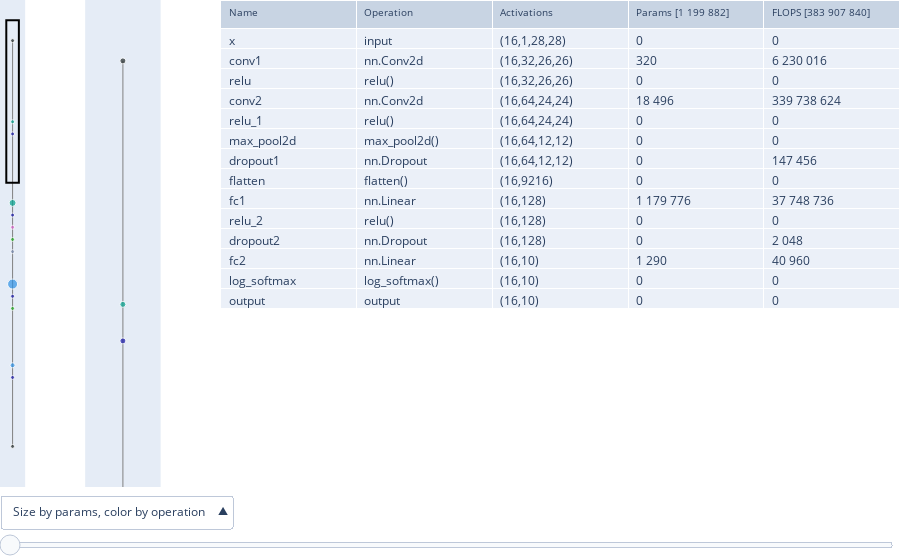

This figure's notebook cell:
### Code cell
mav.show_figure(add_table=True, add_slider=True, add_overview=True, num_levels_displayed=2)

### Figure 1 — Plotly figure (JSON) as saved in the notebook; plotly's stock layout.template omitted (floating-point values rounded to 4 significant figures)
{"data": [{"hoverinfo": "skip", "line": {"color": "gray", "width": 1}, "mode": "lines", "showlegend": false, "type": "scatter", "x": [0, 0, null, 0, 0, null, 0, 0, null, 0, 0, null, 0, 0, null, 0, 0, null, 0, 0, null, 0, 0, null, 0, 0, null, 0, 0, null, 0, 0, null, 0, 0, null, 0, 0], "xaxis": "x2", "y": [0, 1, null, 1, 1.15, null, 1.15, 2, null, 2, 2.15, null, 2.15, 2.3, null, 2.3, 2.45, null, 2.45, 2.6, null, 2.6, 3, null, 3, 3.15, null, 3.15, 3.3, null, 3.3, 4, null, 4, 4.15, null, 4.15, 5], "yaxis": "y2"}, {"hoverinfo": "skip", "line": {"color": "gray", "width": 1}, "mode": "lines", "showlegend": false, "type": "scatter", "x": [0, 0, null, 0, 0, null, 0, 0, null, 0, 0, null, 0, 0, null, 0, 0, null, 0, 0, null, 0, 0, null, 0, 0, null, 0, 0, null, 0, 0, null, 0, 0, null, 0, 0], "xaxis": "x", "y": [0, 1, null, 1, 1.15, null, 1.15, 2, null, 2, 2.15, null, 2.15, 2.3, null, 2.3, 2.45, null, 2.45, 2.6, null, 2.6, 3, null, 3, 3.15, null, 3.15, 3.3, null, 3.3, 4, null, 4, 4.15, null, 4.15, 5], "yaxis": "y"}, {"customdata": [["x", "input", "(16,1,28,28)", "0", "0", "()", "{}"], ["conv1", "nn.Conv2d", "(16,32,26,26)", "320", "6 230 016", "(x,)", "{}"], ["relu", "relu()", "(16,32,26,26)", "0", "0", "(conv1,)", "{'inplace': False}"], ["conv2", "nn.Conv2d", "(16,64,24,24)", "18 496", "339 738 624", "(relu,)", "{}"], ["relu_1", "relu()", "(16,64,24,24)", "0", "0", "(conv2,)", "{'inplace': False}"], ["max_pool2d", "max_pool2d()", "(16,64,12,12)", "0", "0", "(relu_1, 2)", "{'stride': None, 'padding': 0, 'dilation': 1, 'ceil_mode': False, 'return_indices': False}"], ["dropout1", "nn.Dropout", "(16,64,12,12)", "0", "147 456", "(max_pool2d,)", "{}"], ["flatten", "flatten()", "(16,9216)", "0", "0", "(dropout1, 1)", "{}"], ["fc1", "nn.Linear", "(16,128)", "1 179 776", "37 748 736", "(flatten,)", "{}"], ["relu_2", "relu()", "(16,128)", "0", "0", "(fc1,)", "{'inplace': False}"], ["dropout2", "nn.Dropout", "(16,128)", "0", "2 048", "(relu_2,)", "{}"], ["fc2", "nn.Linear", "(16,10)", "1 290", "40 960", "(dropout2,)", "{}"], ["log_softmax", "log_softmax()", "(16,10)", "0", "0", "(fc2,)", "{'dim': 1, '_stacklevel': 3, 'dtype': None}"], ["output", "output", "(16,10)", "0", "0", "(log_softmax,)", "{}"]], "hovertemplate": "Name: %{customdata[0]}<br>Operation: %{customdata[1]}<br>Activations: %{customdata[2]}<br>Parameters: %{customdata[3]}<br>FLOPS: %{customdata[4]}<br><br>args: %{customdata[5]}<br>kwargs: %{customdata[6]}<br><extra></extra>", "marker": {"color": ["#222A2A", "#00A08B", "#1616A7", "#00A08B", "#1616A7", "#DA60CA", "#1CA71C", "#778AAE", "#2E91E5", "#1616A7", "#1CA71C", "#2E91E5", "#1616A7", "#222A2A"], "colorscale": [[0, "rgb(0,0,255)"], [1, "rgb(255,0,0)"]], "size": [6, 6, 6, 11.93, 6, 6, 6, 6, 18, 6, 6, 8.037, 6, 6]}, "mode": "markers", "showlegend": false, "type": "scatter", "x": [0, 0, 0, 0, 0, 0, 0, 0, 0, 0, 0, 0, 0, 0], "xaxis": "x2", "y": [0, 1, 1.15, 2, 2.15, 2.3, 2.45, 2.6, 3, 3.15, 3.3, 4, 4.15, 5], "yaxis": "y2"}, {"customdata": [["x", "input", "(16,1,28,28)", "0", "0", "()", "{}"], ["conv1", "nn.Conv2d", "(16,32,26,26)", "320", "6 230 016", "(x,)", "{}"], ["relu", "relu()", "(16,32,26,26)", "0", "0", "(conv1,)", "{'inplace': False}"], ["conv2", "nn.Conv2d", "(16,64,24,24)", "18 496", "339 738 624", "(relu,)", "{}"], ["relu_1", "relu()", "(16,64,24,24)", "0", "0", "(conv2,)", "{'inplace': False}"], ["max_pool2d", "max_pool2d()", "(16,64,12,12)", "0", "0", "(relu_1, 2)", "{'stride': None, 'padding': 0, 'dilation': 1, 'ceil_mode': False, 'return_indices': False}"], ["dropout1", "nn.Dropout", "(16,64,12,12)", "0", "147 456", "(max_pool2d,)", "{}"], ["flatten", "flatten()", "(16,9216)", "0", "0", "(dropout1, 1)", "{}"], ["fc1", "nn.Linear", "(16,128)", "1 179 776", "37 748 736", "(flatten,)", "{}"], ["relu_2", "relu()", "(16,128)", "0", "0", "(fc1,)", "{'inplace': False}"], ["dropout2", "nn.Dropout", "(16,128)", "0", "2 048", "(relu_2,)", "{}"], ["fc2", "nn.Linear", "(16,10)", "1 290", "40 960", "(dropout2,)", "{}"], ["log_softmax", "log_softmax()", "(16,10)", "0", "0", "(fc2,)", "{'dim': 1, '_stacklevel': 3, 'dtype': None}"], ["output", "output", "(16,10)", "0", "0", "(log_softmax,)", "{}"]], "hovertemplate": "%{customdata[0]}<extra></extra>", "marker": {"color": ["#222A2A", "#00A08B", "#1616A7", "#00A08B", "#1616A7", "#DA60CA", "#1CA71C", "#778AAE", "#2E91E5", "#1616A7", "#1CA71C", "#2E91E5", "#1616A7", "#222A2A"], "colorscale": [[0, "rgb(0,0,255)"], [1, "rgb(255,0,0)"]], "size": [4, 4, 4, 6.964, 4, 4, 4, 4, 10, 4, 4, 5.019, 4, 4]}, "mode": "markers", "showlegend": false, "type": "scatter", "x": [0, 0, 0, 0, 0, 0, 0, 0, 0, 0, 0, 0, 0, 0], "xaxis": "x", "y": [0, 1, 1.15, 2, 2.15, 2.3, 2.45, 2.6, 3, 3.15, 3.3, 4, 4.15, 5], "yaxis": "y"}, {"cells": {"align": "left", "values": [["x", "conv1", "relu", "conv2", "relu_1", "max_pool2d", "dropout1", "flatten", "fc1", "relu_2", "dropout2", "fc2", "log_softmax", "output"], ["input", "nn.Conv2d", "relu()", "nn.Conv2d", "relu()", "max_pool2d()", "nn.Dropout", "flatten()", "nn.Linear", "relu()", "nn.Dropout", "nn.Linear", "log_softmax()", "output"], ["(16,1,28,28)", "(16,32,26,26)", "(16,32,26,26)", "(16,64,24,24)", "(16,64,24,24)", "(16,64,12,12)", "(16,64,12,12)", "(16,9216)", "(16,128)", "(16,128)", "(16,128)", "(16,10)", "(16,10)", "(16,10)"], ["0", "320", "0", "18 496", "0", "0", "0", "0", "1 179 776", "0", "0", "1 290", "0", "0"], ["0", "6 230 016", "0", "339 738 624", "0", "0", "147 456", "0", "37 748 736", "0", "2 048", "40 960", "0", "0"]]}, "domain": {"x": [0.2452, 1], "y": [0, 1]}, "header": {"align": "left", "font": {"size": 10}, "values": ["Name", "Operation", "Activations", "Params [1 199 882]", "FLOPS [383 907 840]"]}, "type": "table"}], "layout": {"margin": {"b": 0, "l": 0, "r": 0, "t": 0}, "modebar": {"orientation": "v", "remove": ["select", "lasso"]}, "shapes": [{"line": {"color": "#000000"}, "type": "rect", "x0": -0.25, "x1": 0.25, "xref": "x", "y0": -0.25, "y1": 1.75, "yref": "y"}], "sliders": [{"active": 0, "currentvalue": {"visible": false}, "pad": {"b": 0, "l": 0, "r": 0, "t": 48}, "steps": [{"args": [{"shapes": [{"line": {"color": "#000000"}, "type": "rect", "x0": -0.25, "x1": 0.25, "xref": "x", "y0": -0.25, "y1": 1.75, "yref": "y"}], "yaxis2": {"range": [1.75, -0.25], "showgrid": false, "tickmode": "array", "tickvals": [], "zeroline": false}}], "label": "", "method": "relayout"}, {"args": [{"shapes": [{"line": {"color": "#000000"}, "type": "rect", "x0": -0.25, "x1": 0.25, "xref": "x", "y0": 0.1875, "y1": 2.188, "yref": "y"}], "yaxis2": {"range": [2.188, 0.1875], "showgrid": false, "tickmode": "array", "tickvals": [], "zeroline": false}}], "label": "", "method": "relayout"}, {"args": [{"shapes": [{"line": {"color": "#000000"}, "type": "rect", "x0": -0.25, "x1": 0.25, "xref": "x", "y0": 0.625, "y1": 2.625, "yref": "y"}], "yaxis2": {"range": [2.625, 0.625], "showgrid": false, "tickmode": "array", "tickvals": [], "zeroline": false}}], "label": "", "method": "relayout"}, {"args": [{"shapes": [{"line": {"color": "#000000"}, "type": "rect", "x0": -0.25, "x1": 0.25, "xref": "x", "y0": 1.062, "y1": 3.062, "yref": "y"}], "yaxis2": {"range": [3.062, 1.062], "showgrid": false, "tickmode": "array", "tickvals": [], "zeroline": false}}], "label": "", "method": "relayout"}, {"args": [{"shapes": [{"line": {"color": "#000000"}, "type": "rect", "x0": -0.25, "x1": 0.25, "xref": "x", "y0": 1.5, "y1": 3.5, "yref": "y"}], "yaxis2": {"range": [3.5, 1.5], "showgrid": false, "tickmode": "array", "tickvals": [], "zeroline": false}}], "label": "", "method": "relayout"}, {"args": [{"shapes": [{"line": {"color": "#000000"}, "type": "rect", "x0": -0.25, "x1": 0.25, "xref": "x", "y0": 1.938, "y1": 3.938, "yref": "y"}], "yaxis2": {"range": [3.938, 1.938], "showgrid": false, "tickmode": "array", "tickvals": [], "zeroline": false}}], "label": "", "method": "relayout"}, {"args": [{"shapes": [{"line": {"color": "#000000"}, "type": "rect", "x0": -0.25, "x1": 0.25, "xref": "x", "y0": 2.375, "y1": 4.375, "yref": "y"}], "yaxis2": {"range": [4.375, 2.375], "showgrid": false, "tickmode": "array", "tickvals": [], "zeroline": false}}], "label": "", "method": "relayout"}, {"args": [{"shapes": [{"line": {"color": "#000000"}, "type": "rect", "x0": -0.25, "x1": 0.25, "xref": "x", "y0": 2.812, "y1": 4.812, "yref": "y"}], "yaxis2": {"range": [4.812, 2.812], "showgrid": false, "tickmode": "array", "tickvals": [], "zeroline": false}}], "label": "", "method": "relayout"}, {"args": [{"shapes": [{"line": {"color": "#000000"}, "type": "rect", "x0": -0.25, "x1": 0.25, "xref": "x", "y0": 3.25, "y1": 5.25, "yref": "y"}], "yaxis2": {"range": [5.25, 3.25], "showgrid": false, "tickmode": "array", "tickvals": [], "zeroline": false}}], "label": "", "method": "relayout"}], "ticklen": 0, "tickwidth": 0, "x": 0, "xanchor": "left", "y": 0, "yanchor": "top"}], "updatemenus": [{"buttons": [{"args": [{"marker": [{}, {}, {"color": ["#222A2A", "#00A08B", "#1616A7", "#00A08B", "#1616A7", "#DA60CA", "#1CA71C", "#778AAE", "#2E91E5", "#1616A7", "#1CA71C", "#2E91E5", "#1616A7", "#222A2A"], "colorscale": "Bluered", "size": [6, 6, 6, 11.93, 6, 6, 6, 6, 18, 6, 6, 8.037, 6, 6]}, {"color": ["#222A2A", "#00A08B", "#1616A7", "#00A08B", "#1616A7", "#DA60CA", "#1CA71C", "#778AAE", "#2E91E5", "#1616A7", "#1CA71C", "#2E91E5", "#1616A7", "#222A2A"], "colorscale": "Bluered", "size": [4, 4, 4, 6.964, 4, 4, 4, 4, 10, 4, 4, 5.019, 4, 4]}, {}]}], "label": "Size by params, color by operation", "method": "restyle"}, {"args": [{"marker": [{}, {}, {"color": ["#222A2A", "#00A08B", "#1616A7", "#00A08B", "#1616A7", "#DA60CA", "#1CA71C", "#778AAE", "#2E91E5", "#1616A7", "#1CA71C", "#2E91E5", "#1616A7", "#222A2A"], "colorscale": "Bluered", "size": [6, 6, 6, 8.197, 6, 6, 6, 6, 12.35, 6, 6, 6, 6, 6]}, {"color": ["#222A2A", "#00A08B", "#1616A7", "#00A08B", "#1616A7", "#DA60CA", "#1CA71C", "#778AAE", "#2E91E5", "#1616A7", "#1CA71C", "#2E91E5", "#1616A7", "#222A2A"], "colorscale": "Bluered", "size": [4, 4, 4, 5.099, 4, 4, 4, 4, 7.173, 4, 4, 4, 4, 4]}, {}]}], "label": "Size by FLOPS, color by operation", "method": "restyle"}, {"args": [{"marker": [{}, {}, {"color": [0, 0.6673, 0, 1, 0, 0, 0.3558, 0, 0.8172, 0, 0, 0.2492, 0, 0], "colorscale": "Bluered", "size": [6, 6, 6, 11.93, 6, 6, 6, 6, 18, 6, 6, 8.037, 6, 6]}, {"color": [0, 0.6673, 0, 1, 0, 0, 0.3558, 0, 0.8172, 0, 0, 0.2492, 0, 0], "colorscale": "Bluered", "size": [4, 4, 4, 6.964, 4, 4, 4, 4, 10, 4, 4, 5.019, 4, 4]}, {}]}], "label": "Size by params, color by FLOPS", "method": "restyle"}, {"args": [{"marker": [{}, {}, {"color": [0, 1, 0, 1, 0, 0, 0.7468, 0, 1, 0, 0.226, 0.5908, 0, 0], "colorscale": "Bluered", "size": [6, 6, 6, 8.197, 6, 6, 6, 6, 12.35, 6, 6, 6, 6, 6]}, {"color": [0, 1, 0, 1, 0, 0, 0.7468, 0, 1, 0, 0.226, 0.5908, 0, 0], "colorscale": "Bluered", "size": [4, 4, 4, 5.099, 4, 4, 4, 4, 7.173, 4, 4, 4, 4, 4]}, {}]}], "label": "Size by FLOPS, color by params", "method": "restyle"}], "direction": "up", "pad": {"b": 0, "l": 0, "r": 0, "t": 8}, "showactive": true, "x": 0, "xanchor": "left", "y": 0, "yanchor": "top"}], "xaxis": {"anchor": "y", "domain": [0, 0.02796], "range": [-0.5, 0.5], "showgrid": false, "tickmode": "array", "tickvals": [], "zeroline": false}, "xaxis2": {"anchor": "y2", "domain": [0.09462, 0.1785], "range": [-0.25, 0.25], "showgrid": false, "tickmode": "array", "tickvals": [], "zeroline": false}, "yaxis": {"anchor": "x", "domain": [0, 1], "range": [5.5, -0.5], "showgrid": false, "tickmode": "array", "tickvals": [], "zeroline": false}, "yaxis2": {"anchor": "x2", "domain": [0, 1], "range": [1.75, -0.25], "showgrid": false, "tickmode": "array", "tickvals": [], "zeroline": false}}}
